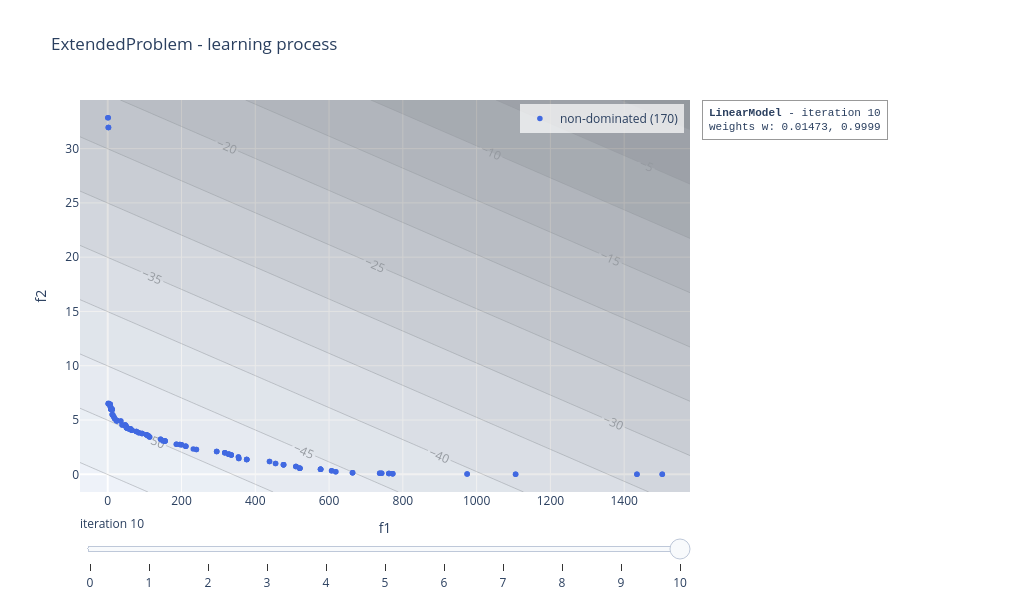

Notebook cell for this chart:
### Code cell
linear_model.visualise("learning", plot_scalarisation = True, show = False)

### Figure 1 — Plotly figure (JSON) as saved in the notebook; plotly's stock layout.template omitted (floating-point values rounded to 4 significant figures; data arrays with more than 128 entries replaced by an {"elided": "..."} marker saying what was removed)
{"data": [{"marker": {"color": "royalblue", "size": 5.5}, "mode": "markers", "name": "non-dominated (170)", "type": "scatter", "x": {"elided": "170 float values"}, "y": {"elided": "170 float values"}}, {"colorscale": [[0, "rgb(255,255,255)"], [0.125, "rgb(240,240,240)"], [0.25, "rgb(217,217,217)"], [0.375, "rgb(189,189,189)"], [0.5, "rgb(150,150,150)"], [0.625, "rgb(115,115,115)"], [0.75, "rgb(82,82,82)"], [0.875, "rgb(37,37,37)"], [1, "rgb(0,0,0)"]], "contours": {"showlabels": true}, "opacity": 0.35, "showlegend": false, "showscale": false, "type": "contour", "x": [-75.15, -47.12, -19.09, 8.936, 36.96, 64.99, 93.02, 121.0, 149.1, 177.1, 205.1, 233.2, 261.2, 289.2, 317.2, 345.3, 373.3, 401.3, 429.3, 457.4, 485.4, 513.4, 541.4, 569.5, 597.5, 625.5, 653.6, 681.6, 709.6, 737.6, 765.7, 793.7, 821.7, 849.7, 877.8, 905.8, 933.8, 961.9, 989.9, 1018.0, 1046.0, 1074.0, 1102.0, 1130.0, 1158.0, 1186.0, 1214.0, 1242.0, 1270.0, 1298.0, 1326.0, 1354.0, 1382.0, 1410.0, 1438.0, 1466.0, 1494.0, 1522.0, 1550.0, 1578.0], "y": [-1.629, -1.017, -0.4053, 0.2067, 0.8186, 1.431, 2.043, 2.654, 3.266, 3.878, 4.49, 5.102, 5.714, 6.326, 6.938, 7.55, 8.162, 8.774, 9.386, 9.998, 10.61, 11.22, 11.83, 12.45, 13.06, 13.67, 14.28, 14.89, 15.51, 16.12, 16.73, 17.34, 17.95, 18.57, 19.18, 19.79, 20.4, 21.01, 21.63, 22.24, 22.85, 23.46, 24.07, 24.68, 25.3, 25.91, 26.52, 27.13, 27.74, 28.36, 28.97, 29.58, 30.19, 30.8, 31.42, 32.03, 32.64, 33.25, 33.86, 34.48], "z": {"elided": "60x60 float values"}}], "layout": {"annotations": [{"align": "left", "bgcolor": "rgba(255,255,255,0.85)", "bordercolor": "#999999", "borderpad": 6, "borderwidth": 1, "font": {"family": "Courier New, monospace", "size": 11}, "showarrow": false, "text": "<b>LinearModel</b> - iteration 10<br>weights w: 0.01473, 0.9999", "x": 1.02, "xanchor": "left", "xref": "paper", "y": 1, "yanchor": "top", "yref": "paper"}], "height": 600, "legend": {"bgcolor": "rgba(255,255,255,0.7)", "x": 0.99, "xanchor": "right", "y": 0.99, "yanchor": "top"}, "margin": {"r": 330}, "showlegend": true, "sliders": [{"active": 10, "currentvalue": {"prefix": "iteration "}, "steps": [{"args": [["0"], {"frame": {"redraw": true}, "mode": "immediate"}], "label": "0", "method": "animate"}, {"args": [["1"], {"frame": {"redraw": true}, "mode": "immediate"}], "label": "1", "method": "animate"}, {"args": [["2"], {"frame": {"redraw": true}, "mode": "immediate"}], "label": "2", "method": "animate"}, {"args": [["3"], {"frame": {"redraw": true}, "mode": "immediate"}], "label": "3", "method": "animate"}, {"args": [["4"], {"frame": {"redraw": true}, "mode": "immediate"}], "label": "4", "method": "animate"}, {"args": [["5"], {"frame": {"redraw": true}, "mode": "immediate"}], "label": "5", "method": "animate"}, {"args": [["6"], {"frame": {"redraw": true}, "mode": "immediate"}], "label": "6", "method": "animate"}, {"args": [["7"], {"frame": {"redraw": true}, "mode": "immediate"}], "label": "7", "method": "animate"}, {"args": [["8"], {"frame": {"redraw": true}, "mode": "immediate"}], "label": "8", "method": "animate"}, {"args": [["9"], {"frame": {"redraw": true}, "mode": "immediate"}], "label": "9", "method": "animate"}, {"args": [["10"], {"frame": {"redraw": true}, "mode": "immediate"}], "label": "10", "method": "animate"}]}], "title": {"text": "ExtendedProblem - learning process"}, "width": 1020, "xaxis": {"range": [-75.15, 1578.0], "title": {"text": "f1"}}, "yaxis": {"range": [-1.629, 34.48], "title": {"text": "f2"}}}}
